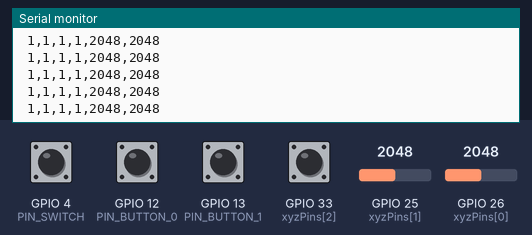
A sketch run on a simulated ESP32. Shown: the last lines printed to the serial monitor. Inputs (shaded band) come from the test bench; at power-on: GPIO 4 (PIN_SWITCH), GPIO 12 (PIN_BUTTON_0), GPIO 13 (PIN_BUTTON_1), GPIO 33 (xyzPins[2]) HIGH, GPIO 25 (xyzPins[1]) = 2048, GPIO 26 (xyzPins[0]) = 2048.

Above: at 1.2 s.
1.3 s: GPIO 25 (xyzPins[1]) set to 2866
At 1.31 s:
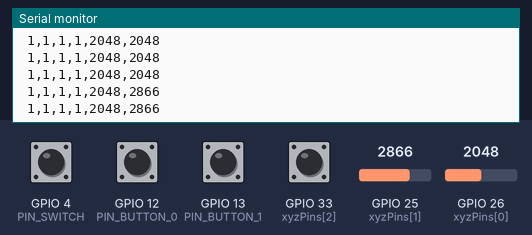
4.3 s: GPIO 26 (xyzPins[0]) set to 2866
At 4.32 s:
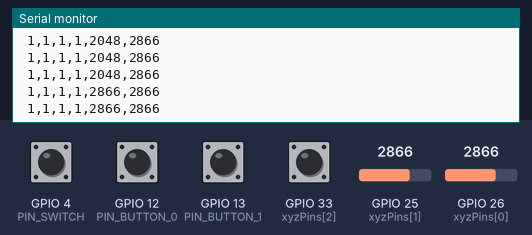
7.3 s: GPIO 4 (PIN_SWITCH) pulled LOW for 0.15 s
At 7.33 s:
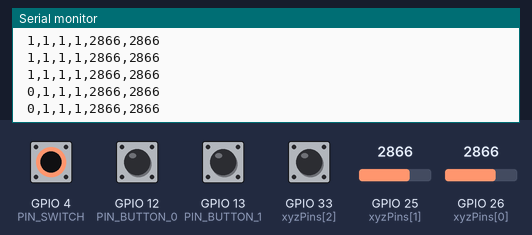
10.4 s: GPIO 12 (PIN_BUTTON_0) pulled LOW for 0.15 s
At 13.46 s:
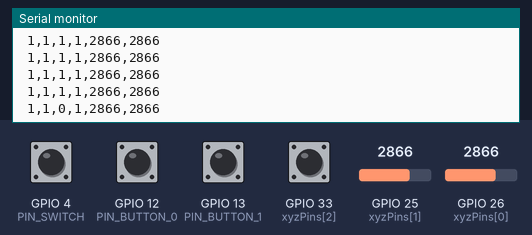
13.5 s: GPIO 13 (PIN_BUTTON_1) pulled LOW for 0.15 s
At 16.57 s:
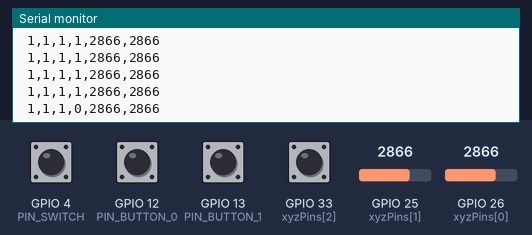

Measured:
- after the input at 1.3 s, the serial monitor: prints a new line at once (image 1)
- after the input at 4.3 s, the serial monitor: prints a new line at once (image 2)
- after the input at 7.3 s, the serial monitor: prints a new line at once (image 3)
- after the input at 10.4 s, the serial monitor: prints a new line at once (image 4)
- after the input at 13.5 s, the serial monitor: prints a new line after 3.1 s (image 5)

The sketch:

HW2_ESP.ino
```cpp
/**********************************************************************
  Filename    : ButtonAndLed
  Description : Control led by button.
  Auther      : www.freenove.com
  Modification: 2020/07/11
**********************************************************************/
#define PIN_LED      2
#define PIN_BUTTON_0 12
#define PIN_BUTTON_1 13
#define PIN_SWITCH   4
int xyzPins[] = {26,  25, 33};   //x,y,z pins

// the setup function runs once when you press reset or power the board
void setup() {
  // initialize digital pin PIN_LED as an output.
  Serial.begin(115200);
  pinMode(PIN_BUTTON_0, INPUT_PULLUP);
  pinMode(PIN_BUTTON_1, INPUT_PULLUP);
  pinMode(xyzPins[2], INPUT_PULLUP);
  pinMode(PIN_SWITCH, INPUT_PULLUP);
}

// the loop function runs over and over again forever
void loop() {
  int button0 = digitalRead(PIN_BUTTON_0);
  int button1 = digitalRead(PIN_BUTTON_1);
  int xVal = analogRead(xyzPins[0]);
  int yVal = analogRead(xyzPins[1]);
  int zVal = digitalRead(xyzPins[2]);
  int flip = digitalRead(PIN_SWITCH);
  /*
  if (digitalRead(PIN_BUTTON_1) == LOW) {
    digitalWrite(PIN_LED,HIGH);
  }else{
    digitalWrite(PIN_LED,LOW);
  }*/
  Serial.printf("%d,", flip);
  Serial.printf("%d,%d,",button0, button1);
  Serial.printf("%d,%d,%d\n ", zVal, xVal, yVal);
  delay(100);

}
```
